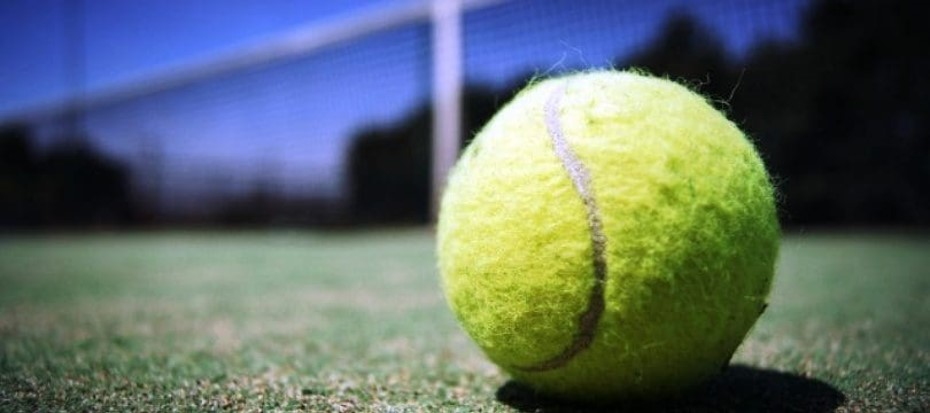
#> input picture tenis.jpg, 930 x 413 px
$ python mutli.py
#> lines starting #> are read from the running program, lines starting #| are printed output that depends on the picture; after the words box and inside, x2 and y2 are one past the last pixel; in counts of white or black regions, pixels touching at a corner belong together
import cv2

import numpy as np

fn = np.zeros((413, 930, 3), np.uint8)
cv2.circle(fn, (630, 246), (786-630), (255, 255, 255), -1)
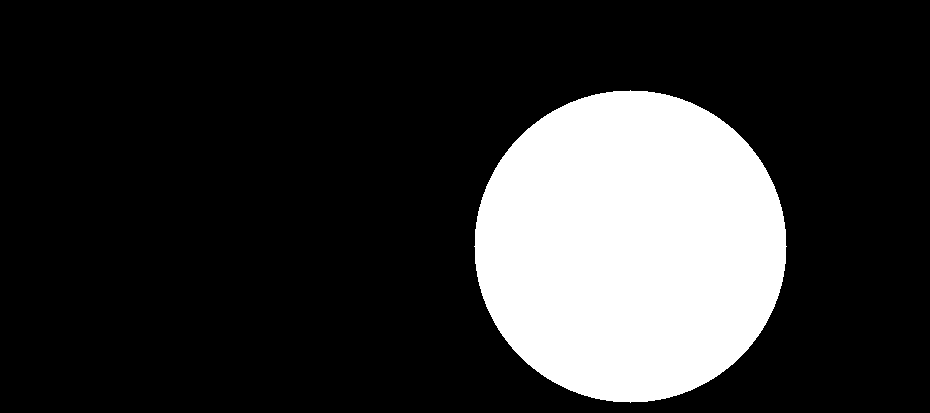
#> fn: shape (413, 930, 3); 19.9% white; 1 white region, box (x1, y1, x2, y2) and area: (474, 90, 787, 403) 76425
font = cv2.FONT_HERSHEY_COMPLEX
img = cv2.imread("tenis.jpg")
#> img is the input picture: shape (413, 930, 3); mean B, G, R 105.1, 107.7, 94.5
while True:
    img2 = cv2.bitwise_and(fn, img)
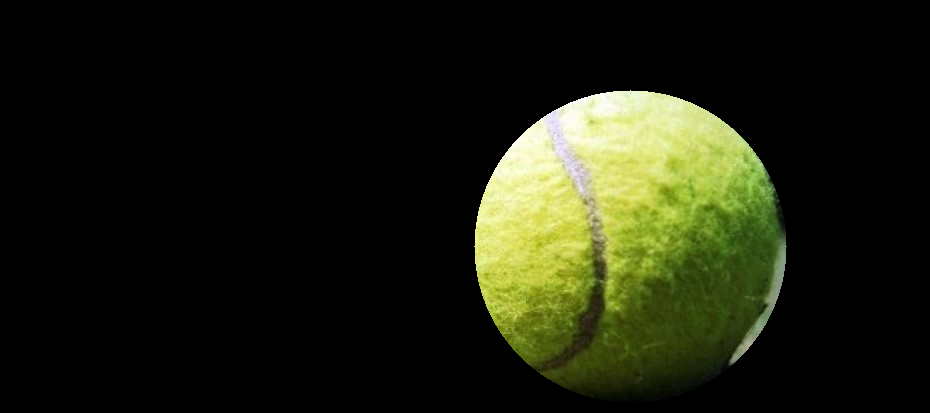
#> img2: shape (413, 930, 3); mean of channels 0, 1, 2 14.4, 30.6, 27.8; drawn as B, G, R
    cv2.putText(img, "Pelota verde", (451, 26), font,
                0.65, (255, 255, 255), 1, cv2.LINE_AA)
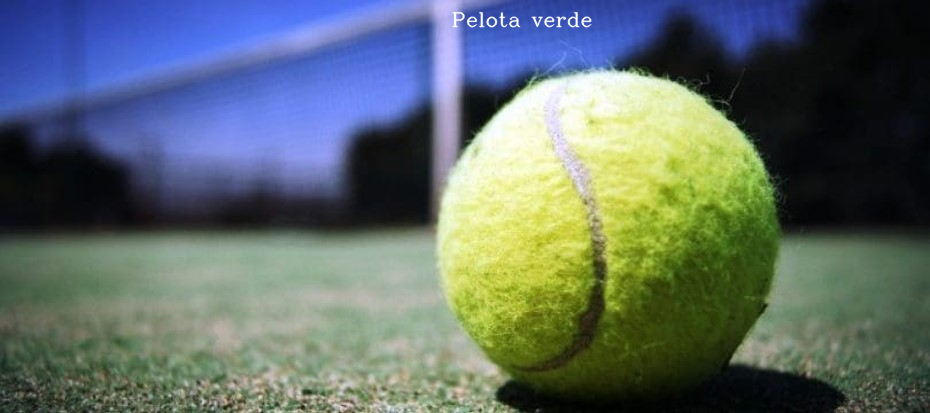
#> img: shape (413, 930, 3); 0.27% of pixels changed, all inside (x1, y1, x2, y2) = (452, 11, 592, 28)
    cv2.imshow("s", img2)
    k = cv2.waitKey(1)
#> (key Esc is pressed here)

    if k == ord('h'):
        break

cv2.destroyAllWindows()
